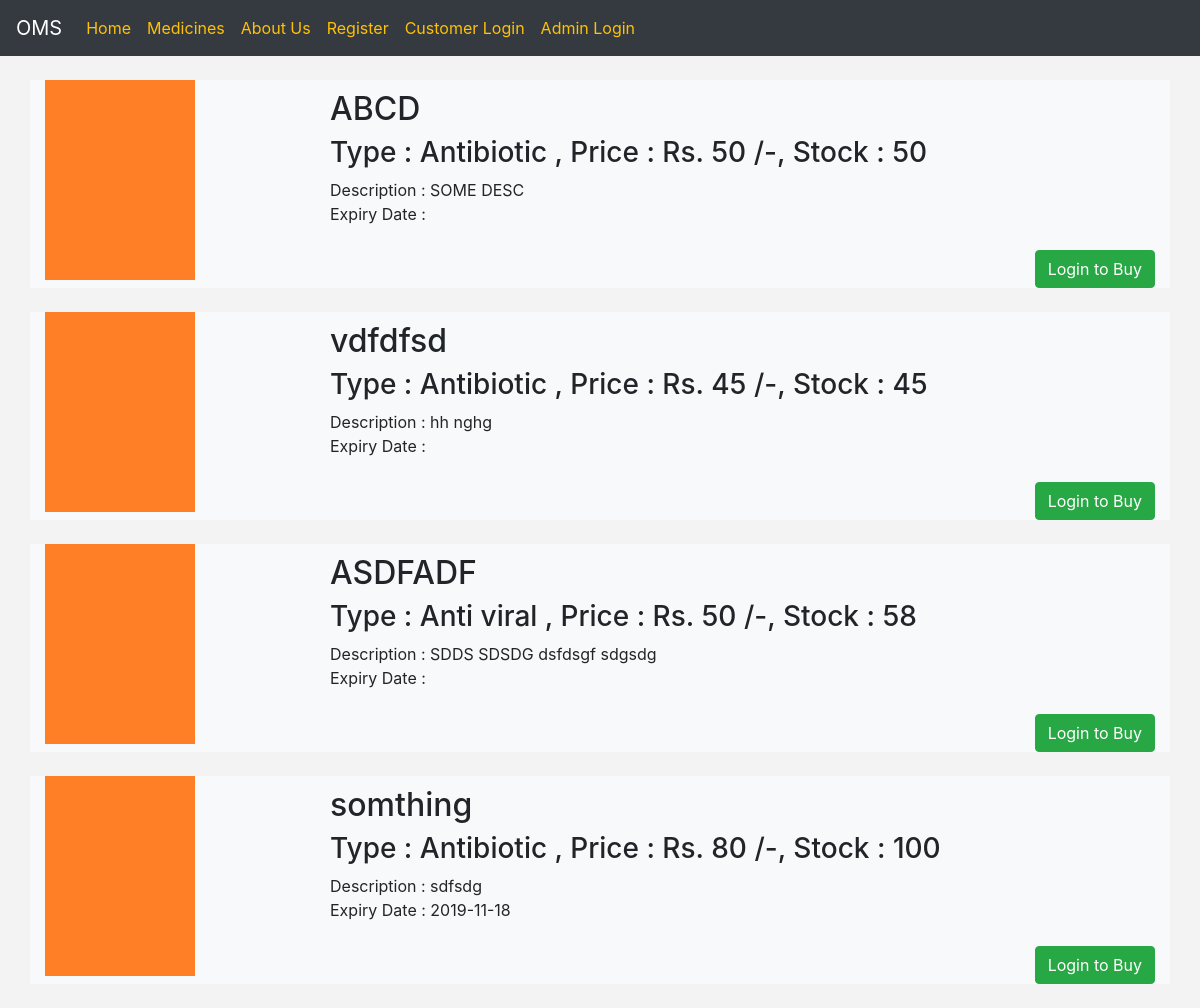
Screenshot of /OMS/view_medicines.php with the database file from the repository.
### tables this page shows
CREATE TABLE `products` (
  `id` int(10) NOT NULL,
  `category` int(10) NOT NULL DEFAULT '0',
  `product_name` varchar(255) DEFAULT NULL,
  `product_image` varchar(255) DEFAULT NULL,
  `description` text,
  `cost` varchar(30) NOT NULL DEFAULT '0',
  `stock` int(10) NOT NULL DEFAULT '0',
  `expiry_date` varchar(50) DEFAULT NULL,
  `user_id` int(10) NOT NULL,
  `status` int(1) NOT NULL DEFAULT '1'
);

### OMS/view_medicines.php (the view, shortened to what this page needs)
<?php
include 'header.php';
include 'db.php';
include 'nor_menu.php';
$cname = array();
$sql = "SELECT * FROM category";
$result = mysqli_query($conn,$sql);
while($row = mysqli_fetch_assoc($result)){
	$cname[$row['id']] = $row['category_name'];
}
$sql = "SELECT * FROM products WHERE status = 1";
$result = mysqli_query($conn,$sql);
$tdata = "";
if(mysqli_num_rows($result) > 0){
	while($row = mysqli_fetch_assoc($result)){
		$btn = "<a class='btn btn-success' href='customerlogin.php'>Login to Buy</a>";
		$tdata .= "<div class='row bg-light'>
						<div class='col-sm-3'>
							<img src='".$row['product_image']."' style='width:150px;' />
						</div>
						<div class='col-sm-9'>
							<div class='row' style='padding-top: 10px;'>
								<div class='col-sm-12'><h2>".$row['product_name']."</h2></div>
								<hr>
								<div class='col-sm-12'><h3>Type : ".$cname[$row['category']]." , Price : Rs. ".$row['cost']." /-, Stock : ".$row['stock']."</h3></div>
								<div class='col-sm-12'>Description : ".$row['description']." <br> Expiry Date : ".$row['expiry_date']."</div>
								<div class='col-sm-12 text-right'><br>".$btn."</div>
							</div>
						</div>
					</div><br>";
	}
}else{
	$tdata = "<div class='row'><div class='col-sm-12'>No records found</div></div>";
}
?>
<div class="container">
	<br>
		<?php echo $tdata; ?>
</div>
<?php
include 'footer.php';
?>

### OMS/header.php (shortened to what this page needs)
<!DOCTYPE html>
<html>
<head>
	<link rel="stylesheet" type="text/css" href="css/bootstrap.min.css">
	<link rel="stylesheet" type="text/css" href="css/all.min.css">
	<link rel="stylesheet" type="text/css" href="css/custom.css">
</head>
<body>

### OMS/nor_menu.php (shortened to what this page needs)
<?php
  $show  = '<li class="nav-item ">
            <a class="nav-link  text-warning" href="my_medicines.php">History</a>
          </li>
          <li class="nav-item">
            <a class="nav-link  text-warning" href="logout.php">Logout</a>
          </li>';
if (!isset($_SESSION['cid'])) {
$show = '<li class="nav-item">
        <a class="nav-link  text-warning" href="registeration.php">Register</a>
      </li>
          <li class="nav-item">
            <a class="nav-link  text-warning" href="customerlogin.php">Customer Login</a>
          </li>
          <li class="nav-item">
            <a class="nav-link  text-warning" href="login.php">Admin Login</a>
          </li>';
}
?>
<nav class="navbar navbar-expand-lg navbar-dark bg-dark">
  <a class="navbar-brand" href="#">OMS</a>
  <div class="collapse navbar-collapse" id="navbarNav">
    <ul class="navbar-nav">
      <li class="nav-item ">
        <a class="nav-link  text-warning" href="index.php">Home</a>
      </li>
      <li class="nav-item ">
        <a class="nav-link  text-warning" href="view_medicines.php">Medicines</a>
      </li>
      <li class="nav-item">
        <a class="nav-link  text-warning" href="aboutus.php">About Us</a>
      </li>
      <?php echo $show;?>
    </ul>
  </div>
</nav>

### OMS/footer.php (shortened to what this page needs)
</body>
</html>

### OMS/css/custom.css (style rules this page uses)
body { padding: 0px; margin: 0px; background: #f3f3f3; }

### rows the page displays
products: product_image (picture), product_name "ABCD", category "Antibiotic", cost "50", stock "50", description "SOME DESC"
products: product_image (picture), product_name "vdfdfsd", category "Antibiotic", cost "45", stock "45", description "hh nghg"
products: product_image (picture), product_name "ASDFADF", category "Anti viral", cost "50", stock "58", description "SDDS SDSDG dsfdsgf sdgsdg"
products: product_image (picture), product_name "somthing", category "Antibiotic", cost "80", stock "100", description "sdfsdg", expiry_date "2019-11-18"
